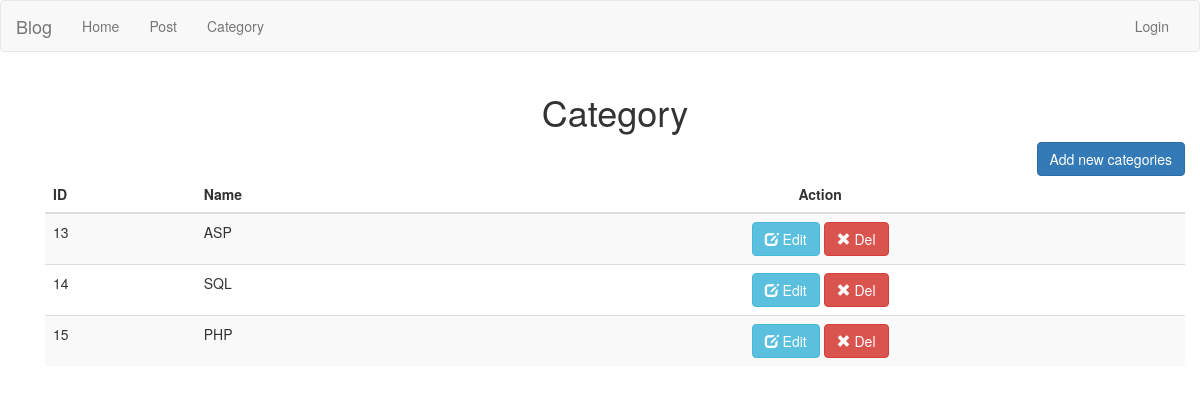
Screenshot of /index.php/category/show with the database file from the repository.
### tables this page shows
CREATE TABLE `categories` (
  `id` int(11) NOT NULL,
  `name` varchar(255) NOT NULL,
  `created_at` timestamp NOT NULL DEFAULT CURRENT_TIMESTAMP,
  `updated_at` timestamp NOT NULL DEFAULT CURRENT_TIMESTAMP ON UPDATE CURRENT_TIMESTAMP
);

### application/controllers/Category.php (called while the page is built, shortened)
<?php
class Category extends CI_Controller {
	public function show()
	{
		$data['results'] = $this->Category_model->get_category();
		$data['main_view'] = "admin/category_view";
		$this->load->view('dashboard/dashboard_main', $data);
	}
}
?>

### index.php (called while the page is built, shortened)
<?php
require_once BASEPATH.'core/CodeIgniter.php';

### application/models/Category_model.php (called while the page is built, shortened)
<?php
class Category_model extends CI_Model {
	public function get_category($id = null)
	{
		$sql = "SELECT * FROM categories";
		$query = $this->db->query($sql);
		return $query->result_array();
	}
}
?>

### application/views/admin/category_view.php (the view, shortened to what this page needs)
<div class="container">
    <h1 class="text-center">Category</h1>
  <a href="<?php echo base_url();?>pages/create_category" type="button" class="btn btn-primary pull-right">Add new categories</a>
    <table class="table table-striped custab">
    <thead>
        <tr>
            <th>ID</th>
            <th>Name</th>
            <th class="text-center">Action</th>
        </tr>
    </thead>
            <?php foreach($results as $categories): ?>
            <tr>
                <td><?php echo $categories['id']; ?></td>
                <td><?php echo $categories['name']; ?></td>
                <td class="text-center"><a class='btn btn-info' href="<?php echo base_url('pages/edit_category/').$categories['id'].'/'.$categories['name'];?>"><span class="glyphicon glyphicon-edit"></span> Edit</a>
                  <a href="<?php echo base_url('category/remove/').$categories['id'];?>" class="btn btn-danger"><span class="glyphicon glyphicon-remove"></span> Del</a></td>
            </tr>
            <?php endforeach; ?>
    </table>
</div>

### rows the page displays
categories: id "13", name "ASP"
categories: id "14", name "SQL"
categories: id "15", name "PHP"

### other values shown
anchor('pages/login', 'Login') "Login"
